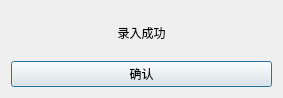
<?xml version="1.0" encoding="UTF-8"?>
<ui version="4.0">
 <class>lrqdClass</class>
 <widget class="QDialog" name="lrqdClass">
  <property name="geometry">
   <rect>
    <x>0</x>
    <y>0</y>
    <width>283</width>
    <height>98</height>
   </rect>
  </property>
  <property name="windowTitle">
   <string>录入确定</string>
  </property>
  <layout class="QVBoxLayout" name="verticalLayout">
   <item>
    <widget class="QLabel" name="label">
     <property name="text">
      <string>录入成功</string>
     </property>
     <property name="alignment">
      <set>Qt::AlignCenter</set>
     </property>
    </widget>
   </item>
   <item>
    <widget class="QPushButton" name="qd">
     <property name="text">
      <string>确认</string>
     </property>
    </widget>
   </item>
  </layout>
 </widget>
 <layoutdefault spacing="6" margin="11"/>
 <resources/>
 <connections/>
</ui>
